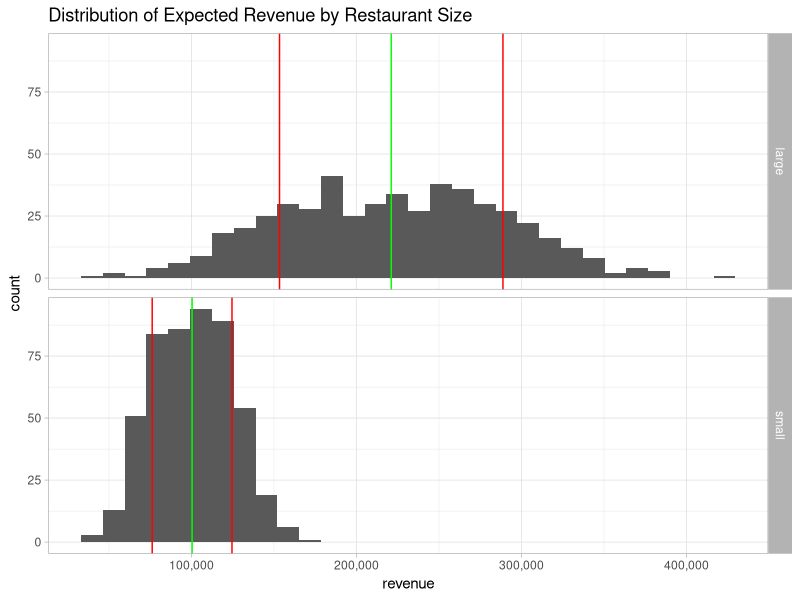

Reproduce this figure in R.
## ---- chunk 1
knitr::opts_chunk$set(echo = TRUE,
                      message=FALSE,
                      warning=FALSE)

library(tidyverse)
library(scales)


theme_set(theme_light())
options(scipen = 10)
## ---- chunk 2
## demand probabilities
prob_high <- 0.6
prob_low <- 1-prob_high

## revenue scenarios
lg_rev_high <- 500000
lg_rev_low <- -200000
sm_rev_high <- 200000
sm_rev_low <- -50000

## calc expected value of each scenario
ev_lg <- (prob_high*lg_rev_high)+(prob_low*lg_rev_low)
ev_sm <- (prob_high*sm_rev_high)+(prob_low*sm_rev_low)

## ---- chunk 3
## create table
df_evs <- data.frame(size=c('large','small'),
                  expected_revenue=c(ev_lg,ev_sm))
print(df_evs)
## ---- chunk 4
rec <- ifelse(ev_lg>ev_sm, 'go large','keep it small')
## ---- chunk 5
nsim <- 500
## ---- chunk 6
set.seed(105)

## create a distribution for probability of high demand, based arount the original 60% probability
prob_high_dist <- rnorm(nsim, mean=0.6, sd=0.1)
#summary(prob_high_dist)
prob_low_dist <- 1-prob_high_dist
## ---- chunk 7
## original calc expected value of each scenario
#ev_lg <- (prob_high*lg_rev_high)+(prob_low*lg_rev_low)
#ev_sm <- (prob_high*sm_rev_high)+(prob_low*sm_rev_low)

df_ev_lg_sim_all <- data.frame()
df_ev_sm_sim_all <- data.frame()

for(s in 1:nsim){
  ev_lg_sim <- (prob_high_dist[s]*lg_rev_high)+(prob_low_dist[s]*lg_rev_low)
  df_ev_lg_sim <- data.frame(size="large", sim=s, 
                             prob_high=prob_high_dist[s],
                             rev_high=lg_rev_high,
                             rev_low=lg_rev_low,
                             revenue=ev_lg_sim)
  df_ev_lg_sim_all <- bind_rows(df_ev_lg_sim_all, df_ev_lg_sim)
  ev_sm_sim <- (prob_high_dist[s]*sm_rev_high)+(prob_low_dist[s]*sm_rev_low)
  df_ev_sm_sim <- data.frame(size="small", sim=s, 
                             prob_high=prob_high_dist[s],
                             rev_high=sm_rev_high,
                             rev_low=sm_rev_low,
                             revenue=ev_sm_sim)
  df_ev_sm_sim_all <- bind_rows(df_ev_sm_sim_all, df_ev_sm_sim)
}
df_ev_sim_all <- bind_rows(df_ev_lg_sim_all, df_ev_sm_sim_all)

## ---- chunk 8
## get summaries for each size to use as reference lines on charts
df_ev_sim_all_sum <- df_ev_sim_all %>% group_by(size) %>% 
                        summarize(mean_rev=mean(revenue),
                                  sd_rev=sd(revenue)) %>% 
                        mutate(lower_95=mean_rev-sd_rev,                                                                  upper_95=mean_rev+sd_rev)

df_ev_sim_all %>% ggplot(aes(x=revenue))+geom_histogram()+
  geom_vline(data=df_ev_sim_all_sum, aes(xintercept=mean_rev), color='green')+
  geom_vline(data=df_ev_sim_all_sum, aes(xintercept=lower_95), color='red')+
  geom_vline(data=df_ev_sim_all_sum, aes(xintercept=upper_95), color='red')+
  facet_grid(size~.)+
  scale_x_continuous(labels=comma)+
  labs(title='Distribution of Expected Revenue by Restaurant Size')
  
## ---- chunk 9
df_ev_sim_all_sum
## ---- chunk 10

